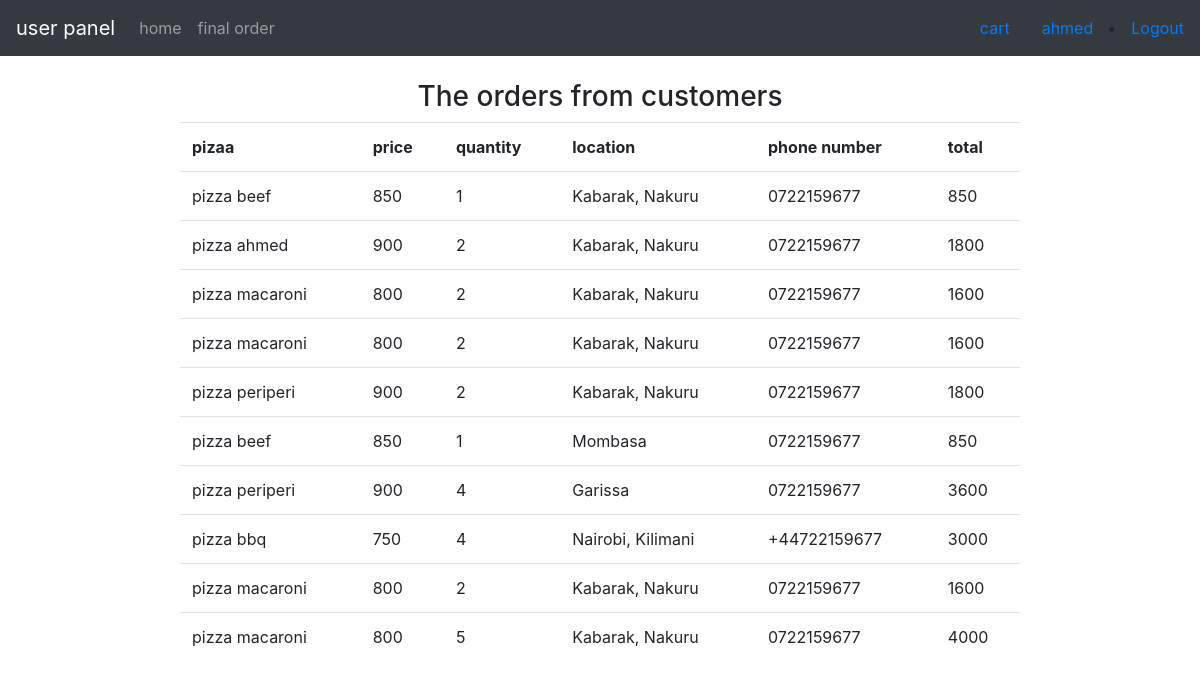
The app's page /dashboard/cusorders.php (signed in) with its own data.
### tables this page shows
CREATE TABLE `users` (
  `id` int(11) NOT NULL,
  `username` varchar(250) NOT NULL,
  `password` varchar(250) NOT NULL,
  `type` varchar(255) NOT NULL,
  `last_login` timestamp NOT NULL DEFAULT current_timestamp() ON UPDATE current_timestamp()
);

CREATE TABLE `finalorder` (
  `id` int(11) NOT NULL,
  `user_id` int(11) NOT NULL,
  `foodname` varchar(250) NOT NULL,
  `price` int(11) NOT NULL,
  `quantity` int(11) NOT NULL,
  `location` varchar(250) NOT NULL,
  `phoneno` varchar(250) NOT NULL
);

### dashboard/cusorders.php (the view, shortened to what this page needs)
<?php
	include '../helpers/dbconfig.php';
?>
<!DOCTYPE html>
<html>
<head>
</head>
<body>
	<?php
		include 'navbar.php';
	?>
<center>
  <h3> The orders from customers </h3>
	<table class="table" style="width: 70%">
  <tr>
      <th>pizaa</th>
      <th>price</th>
      <th>quantity</th>
      <th>location</th>
      <th>phone number</th>
      <th>total</th>
  </tr>
<?php
      $sql=$db->query("SELECT * FROM finalorder");
?>
<?php while ($item = mysqli_fetch_assoc($sql)):  ;?>
<tr>
      <td><?= $item['foodname'] ?></td>
      <td><?= $item['price'] ?></td>
      <td><?= $item['quantity']  ?></td>
      <td><?= $item['location'] ?></td>
      <td><?= $item['phoneno'] ?></td>
      <td><?php echo $item['price']*$item['quantity']; ?></td>
</tr>
<?php endwhile; ?>
</table>
</center>
</body>
</html>

### dashboard/navbar.php (shortened to what this page needs)
<!DOCTYPE html>
<html lang="en">
<head>
  <link rel="stylesheet" href="https://maxcdn.bootstrapcdn.com/bootstrap/4.4.1/css/bootstrap.min.css">
</head>
<body>
   <?php
    $current_user = $_SESSION['SBUser'];
    $userdetails = $db->query("SELECT * FROM users WHERE id = '$current_user' ");
    $user_info = mysqli_fetch_assoc($userdetails);
     ?>
<nav class="navbar navbar-expand-md bg-dark navbar-dark">
  <?php
  $usertype = $user_info['type'];
    if ($usertype== "admin") { ?>
      <a class="navbar-brand" href="#">admin panel</a>
      <?php
    }else{ ?>
    <a class="navbar-brand" href="#">user panel</a>
<?php
    }
  ?>
  <div class="collapse navbar-collapse" id="collapsibleNavbar">
    <ul class="navbar-nav">
      <li class="nav-item">
        <a class="nav-link" href="dashboard.php">home</a>
      </li>
      <?php
       if ($usertype== "user") { ?>
       <li class="nav-item">
        <a class="nav-link" href="final_order.php">final order</a>
      </li>
    <?php } ?>
    </ul>
  </div>
         <?php
    if ($usertype== "admin") { ?>
        <a class="nav-link" href="cusorders.php">customer orders</a>
      <?php } else { ?>
        <a class="nav-link" href="cart.php">cart</a>
         <?php
      }
      ?>
  <a class="nav-link" href="#"><?php echo $user_info['username'];   ?></a>
    <li class="nav-item ml-auto">
      <a href="../index.php">Logout</a>
    </li>
</nav>
<br>
</body>
</html>

### records on screen
users: username "ahmed"
finalorder: foodname "pizza beef", price "850", quantity "1", location "Kabarak, Nakuru", phoneno "0722159677", $item['price']*$item['quantity'] "850"
finalorder: foodname "pizza ahmed", price "900", quantity "2", location "Kabarak, Nakuru", phoneno "0722159677", $item['price']*$item['quantity'] "1800"
finalorder: foodname "pizza macaroni", price "800", quantity "2", location "Kabarak, Nakuru", phoneno "0722159677", $item['price']*$item['quantity'] "1600"
finalorder: foodname "pizza macaroni", price "800", quantity "2", location "Kabarak, Nakuru", phoneno "0722159677", $item['price']*$item['quantity'] "1600"
finalorder: foodname "pizza periperi", price "900", quantity "2", location "Kabarak, Nakuru", phoneno "0722159677", $item['price']*$item['quantity'] "1800"
finalorder: foodname "pizza beef", price "850", quantity "1", location "Mombasa", phoneno "0722159677", $item['price']*$item['quantity'] "850"
finalorder: foodname "pizza periperi", price "900", quantity "4", location "Garissa", phoneno "0722159677", $item['price']*$item['quantity'] "3600"
finalorder: foodname "pizza bbq", price "750", quantity "4", location "Nairobi, Kilimani", phoneno "+44722159677", $item['price']*$item['quantity'] "3000"
finalorder: foodname "pizza macaroni", price "800", quantity "2", location "Kabarak, Nakuru", phoneno "0722159677", $item['price']*$item['quantity'] "1600"
finalorder: foodname "pizza macaroni", price "800", quantity "5", location "Kabarak, Nakuru", phoneno "0722159677", $item['price']*$item['quantity'] "4000"
